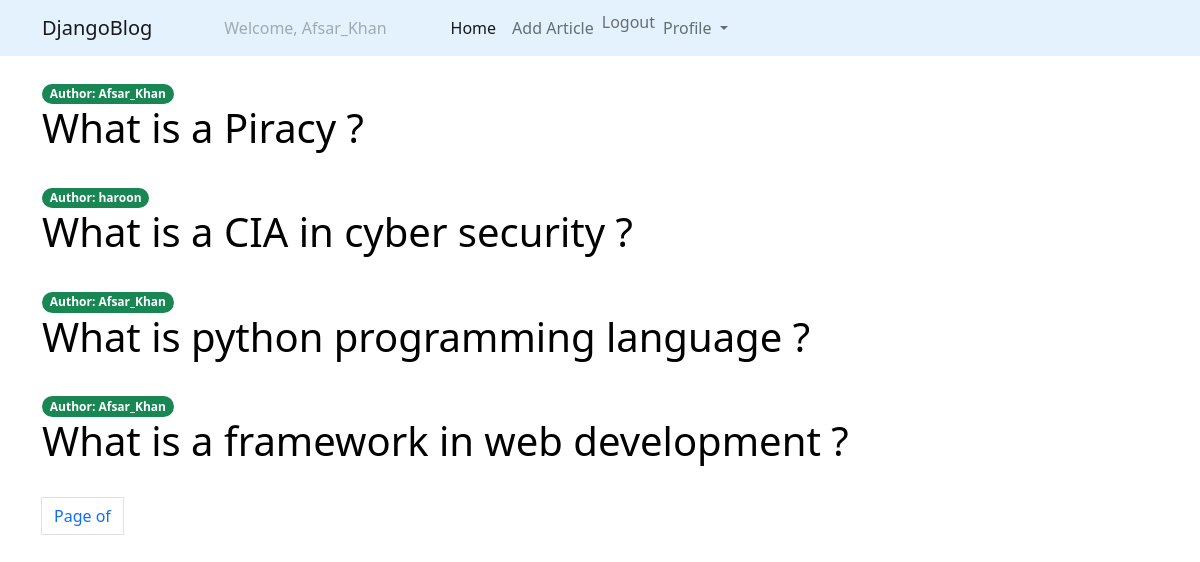
The app's page / (signed in) with its own data.
### articles/models.py (models this page shows, shortened)
class Article(models.Model):
    title = models.CharField(max_length=200)
    description = models.TextField()
    slug = models.SlugField(max_length=100, unique=True)
    published = models.DateTimeField(auto_now_add=True)
    author = models.ForeignKey(User, on_delete=models.CASCADE)

### articles/views.py (the view)
# urls.py: path('', article_list, name='article_list'),
def article_list(request):
    article_list = Article.objects.all().order_by('-published')
    paginator = Paginator(article_list, 2)
    page = request.GET.get('page')
    try:
        articles = paginator.page(page)
    except PageNotAnInteger:
        articles = paginator.page(1)
    except EmptyPage:
        articles = paginator.page(paginator.num_pages)
    return render(request, 'articles.html', {'article_list': article_list, 'page':page})

### articles/templates/articles.html (shortened to what this page needs)
{% extends 'base.html' %}
{% block body %}
<div class="container mt-4">
{% for article in article_list %}
<span class="badge rounded-pill bg-success">Author: {{article.author}}</span>
<h1><a class="link-style" href="{% url 'article_details' article.slug %}">{{article.title}}</a></h1>
<br>
{% endfor %}
{% include 'account/pagination.html' with page=article_list %}
</div>
{% endblock %}

### articles/templates/navbar.html (shortened to what this page needs)
<nav class="navbar navbar-expand-lg navbar-light" style="background-color: #e3f2fd;">
    <div class="container">
        <a class="navbar-brand" href="{% url 'article_list' %}">DjangoBlog</a>
        <div class="collapse navbar-collapse" id="navbarNavDropdown">
            <ul class="navbar-nav">
                {% if request.user.is_authenticated %}
                <li class="nav-item mx-5">
                    <a class="nav-link disabled" href="#">Welcome, {{ request.user.username }}</a>
                </li>
                <li class="nav-item">
                    <a class="nav-link active" aria-current="page" href="{% url 'article_list' %}">Home</a>
                </li>
                <li class="nav-item">
                    <a class="nav-link" href="{% url 'article_form' %}">Add Article</a>
                </li>
                <li class="nav-item">
                    <form method="post" action="{% url 'logout' %}">
                        <button type="submit" class="nav-link btn btn-link" style="display: inline; padding: 0; margin: 0; border: none;">Logout</button>
                    </form>
                </li>
                <li class="nav-item dropdown">
                    <a class="nav-link dropdown-toggle" href="#" id="navbarDropdownMenuLink" role="button" data-bs-toggle="dropdown" aria-expanded="false">
                        Profile
                    </a>
                </li>
                {% endif %}
            </ul>
        </div>
    </div>
</nav>

### articles/templates/articles.html (style rules this page uses)
.link-style { text-decoration: none; color: black; }

### records on screen
Article: author "Afsar_Khan", title "What is a Piracy ?"
Article: author "haroon", title "What is a CIA in cyber security ?"
Article: author "Afsar_Khan", title "What is python programming language ?"
Article: author "Afsar_Khan", title "What is a framework in web development ?"

### other values on screen
{{ request.user.username }} "Afsar_Khan"
